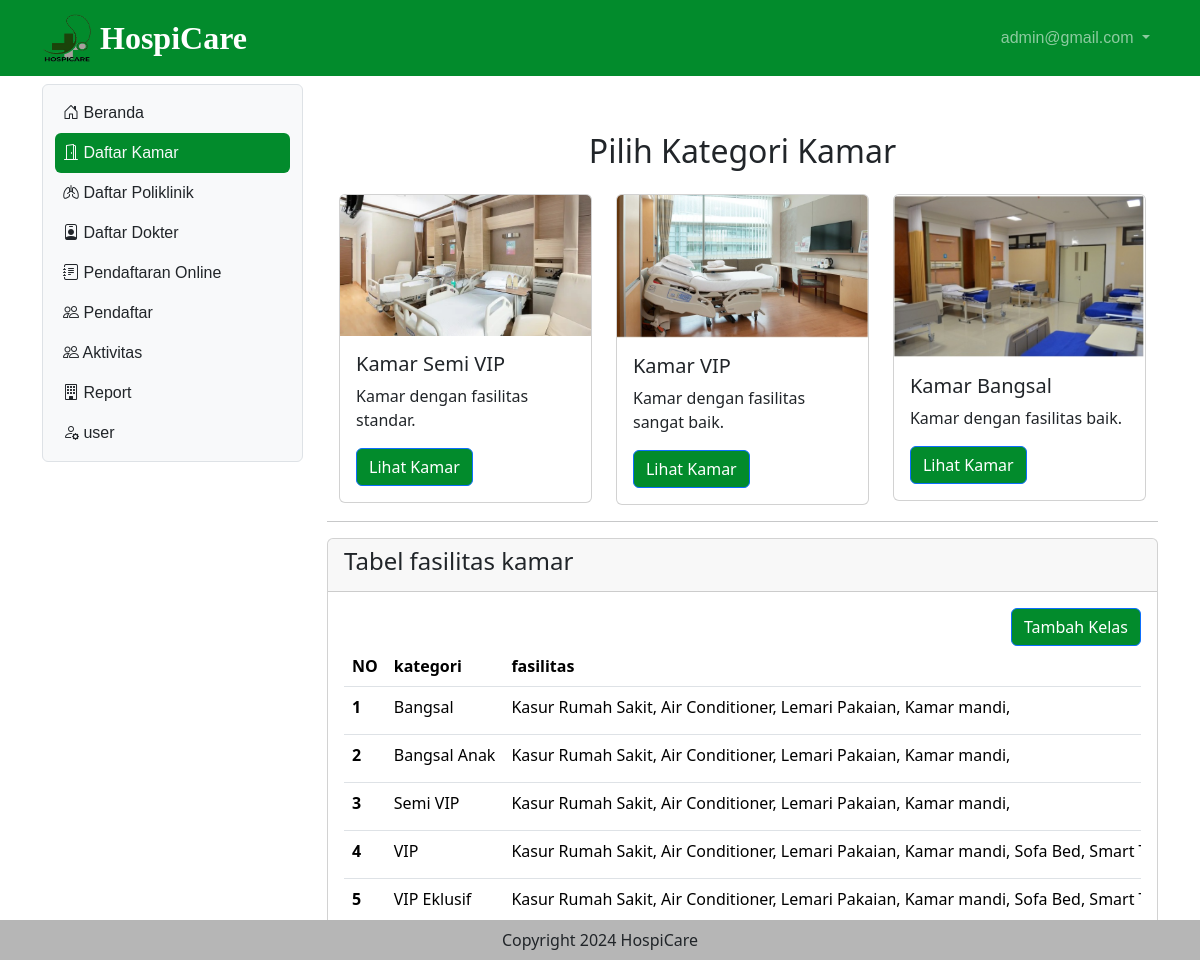
/projeck_baru_hospicare/informasikamar (signed in), run on the app's committed database.
### tables this page shows
CREATE TABLE IF NOT EXISTS `tb_user` (
  `id` int NOT NULL AUTO_INCREMENT,
  `nama` varchar(200) DEFAULT NULL,
  `username` varchar(200) DEFAULT NULL,
  `password` varchar(200) DEFAULT NULL,
  `level` int DEFAULT NULL,
  `nohp` varchar(20) DEFAULT NULL,
  `alamat` varchar(100) DEFAULT NULL,
  `foto` varchar(50) DEFAULT NULL,
  PRIMARY KEY (`id`)
);

CREATE TABLE IF NOT EXISTS `tb_kelaskamar` (
  `kategori` varchar(50) NOT NULL DEFAULT '0',
  `fasilitas` varchar(200) NOT NULL DEFAULT '0',
  `kode` varchar(50) DEFAULT NULL,
  PRIMARY KEY (`kategori`)
);

### projeck_baru_hospicare/informasikamar.php (the view, shortened to what this page needs)
<?php
include "proses/connect.php";
$query = mysqli_query($conn, "SELECT * FROM tb_kelaskamar");
while ($record = mysqli_fetch_array($query)) {
    $result[] = $record;
}
?>
<div class="col-lg-9 mt-2">
    <div class="container mt-5">
        <h2 class="text-center">Pilih Kategori Kamar</h2>
        <div class="row mt-4">
            <div class="col-md-4">
                <div class="card">
                    <img src="assets/img/semivip.jpeg" class="card-img-top" alt="Kamar VIP">
                    <div class="card-body">
                        <h5 class="card-title">Kamar Semi VIP</h5>
                        <p class="card-text">Kamar dengan fasilitas standar.</p>
                        <a href="kamarsemivip" class="btn btn-primary" style="background-color: rgb(2, 139, 44)">Lihat Kamar</a>
                    </div>
                </div>
            </div>
            <div class="col-md-4">
                <div class="card">
                    <img src="assets/img/vip.jpeg" class="card-img-top" alt="Kamar Semi VIP">
                    <div class="card-body">
                        <h5 class="card-title">Kamar VIP</h5>
                        <p class="card-text">Kamar dengan fasilitas sangat baik.</p>
                        <a href="kamarvip" class="btn btn-primary" style="background-color: rgb(2, 139, 44)">Lihat Kamar</a>
                    </div>
                </div>
            </div>
            <div class="col-md-4">
                <div class="card">
                    <img src="assets/img/bangsal.jpeg" class="card-img-top" alt="Kamar Semi VIP">
                    <div class="card-body">
                        <h5 class="card-title">Kamar Bangsal</h5>
                        <p class="card-text">Kamar dengan fasilitas baik.</p>
                        <a href="bangsal" class="btn btn-primary" style="background-color: rgb(2, 139, 44)">Lihat Kamar</a>
                    </div>
                </div>
            </div>
        </div>
    </div>
    <hr class="featurette-divider">
    <div class="card">
        <div class="card-header">
            <h4> Tabel fasilitas kamar</h4>
        </div>
        <div class="card-body w-100">
            <div class="row">
                <div class="col d-flex justify-content-end">
                    <button class="btn btn-primary" data-bs-toggle="modal" data-bs-target="#modaltambahkelas" style="background-color: rgb(2, 139, 44)">Tambah Kelas</button>
                </div>
            </div>
            <?php
            if (empty($result)) {
                echo "Data kamar tidak ada";
            } else {
            ?>
                <div class="table-responsive">
                    <table id="example" class="table table-hover">
                        <thead>
                            <tr class="text-nowrap">
                                <th scope="col">NO</th>
                                <th scope="col">kategori</th>
                                <th scope="col">fasilitas</th>
                            </tr>
                        </thead>
                        <tbody>
                            <?php
                            $no = 1;
                            foreach ($result as $row) {
                            ?>
                                <tr class="text-nowrap">
                                    <th scope="row"><?php echo $no++; ?></th>
                                    <td><?php echo $row['kategori']; ?></td>
                                    <td><?php echo $row['fasilitas']; ?></td>
                                </tr>
                            <?php
                            }
                            ?>
                        </tbody>
                    </table>
                </div>
            <?php } ?>
        </div>
    </div>
</div>

### projeck_baru_hospicare/header.php (shortened to what this page needs)
<?php
include "proses/connect.php";
$query = mysqli_query($conn, "SELECT * FROM tb_user WHERE username='$_SESSION[username_hospicare]'");
?>
<nav class="navbar navbar-expand navbar-dark  sticky-top " style="background-color: rgb(2, 139, 44)">
    <div class="container-lg">
        <a class="navbar-brand d-flex align-items-center" href=".">
            <img class="me-2" src="logo6.png" alt="" width="50" height="50">
            <span class=" display-7">HospiCare</span>
        </a>
        <div class="collapse navbar-collapse" id="navbarSupportedContent">
            <ul class="navbar-nav ms-auto mb-2 mb-lg-0">
                <li class="nav-item dropdown">
                    <a class="nav-link dropdown-toggle " href="#" role="button" data-bs-toggle="dropdown" aria-expanded="false">
                        <?php
                        echo $hasil['username'];
                        ?>
                    </a>
                </li>
            </ul>
        </div>
    </div>
</nav>

### projeck_baru_hospicare/style.css (style rules this page uses)
:root { --custom-background-color: rgb(2, 139, 44) !important; }
.navbar-brand { font-family: 'Times New Roman', Times, serif; font-weight: bold; font-size: 24pt; }
.nav-link { font-family: Arial, Helvetica, sans-serif; font-size: 12pt; }
.table { width: 100%; }

### data on the page
tb_user: username "admin@gmail.com"
tb_kelaskamar: kategori "Bangsal", fasilitas "Kasur Rumah Sakit, Air Conditioner, Lemari Pakaian, Kamar mandi,"
tb_kelaskamar: kategori "Bangsal Anak", fasilitas "Kasur Rumah Sakit, Air Conditioner, Lemari Pakaian, Kamar mandi,"
tb_kelaskamar: kategori "Semi VIP", fasilitas "Kasur Rumah Sakit, Air Conditioner, Lemari Pakaian, Kamar mandi,"
tb_kelaskamar: kategori "VIP", fasilitas "Kasur Rumah Sakit, Air Conditioner, Lemari Pakaian, Kamar mandi, Sofa Bed, Smart…"
tb_kelaskamar: kategori "VIP Eklusif", fasilitas "Kasur Rumah Sakit, Air Conditioner, Lemari Pakaian, Kamar mandi, Sofa Bed, Smart…"
